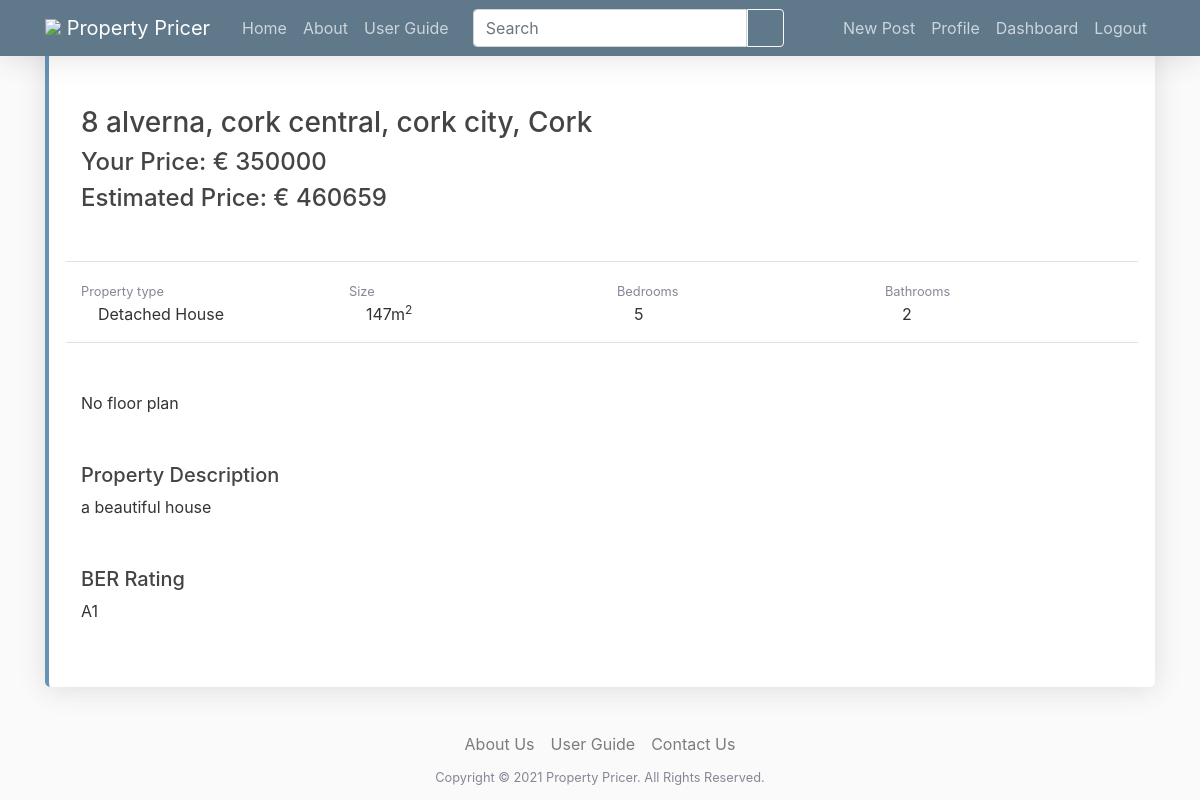
The app's page /post/1/ (signed in) with its own data.
### webpages/models.py (models this page shows, shortened)
class Post(models.Model):
    property_description = models.TextField(null=True, blank=True)
    address_line_1 = models.CharField(max_length=255, verbose_name="Street address")
    address_line_2 = models.CharField(max_length=255, null=True, blank=True, verbose_name="District or Townland")
    city = models.CharField(max_length=128, default='', verbose_name="City or town")
    county = models.CharField(max_length=128, default='', choices=COUNTY_CHOICES)
    floor_plan = models.ImageField(upload_to="floor_plan", null=True, blank=True)
    property_type = models.CharField(max_length=128, default='',
                                     choices=PROPERTY_TYPE_CHOICES)
    number_of_bedrooms = models.PositiveIntegerField()
    number_of_bathrooms = models.PositiveIntegerField()
    energy_rating = models.CharField(max_length=128, default='',
                                     choices=ENERGY_RATING_CHOICES)
    size = models.PositiveIntegerField(verbose_name="Size (m<sup>2</sup>)")
    date_posted = models.DateField(default=timezone.now)
    author = models.ForeignKey(User, related_name="user_posts", on_delete=models.CASCADE)
    price = models.PositiveIntegerField(null=True, blank=True, editable=True, verbose_name="Price (&euro;)")
    estimated_price = models.PositiveIntegerField(null=False, blank=True, editable=False)
    __original_price = None
    address = models.CharField(max_length=766, null=False, blank=True, editable=False)
    def __str__(self):
        return self.address

### webpages/views.py (the view)
# urls.py: path('post/<int:pk>/', PostDetailView.as_view(), name='post-detail'),
class PostDetailView(DetailView):
    model = Post

### templates/webpages/post_detail.html
{% extends "base.html" %}
{% block content %}
    {% include 'webpages/long_post.html' %}
{% endblock content %}

### templates/webpages/long_post.html (shortened to what this page needs)
<article class="media content-section">
    <div class="media-body w-50">
        <div class="article-metadata">
            <a class="mr-2" href="{% url 'profile-page' post.author.username %}">{{ post.author }}</a>
            <small class="text-muted my-auto">{{ post.date_posted|date:"F d, Y" }}</small>
            {% url 'post-detail' object.id as post_url %}
            {% if request.get_full_path == post_url and object.author == user%}
                <div class="float-right">
                    <a class="btn-info btn-sm py-2 px-4" href="{% url 'post-update' object.id %}">Edit</a>
                    <a class="btn-danger btn-sm py-2 px-4" href="{% url 'post-delete' object.id %}">Delete</a>
                </div>
            {% endif %}
        </div>
        <h3 class="article-title mt-5"><a class="article-title" href="{% url 'post-detail' post.id %}">{{ post }}</a></h3>
        {% if post.price %}
        <h4>Your Price:  € {{ post.price }}</h4>
        <h4>Estimated Price: € {{ post.estimated_price }}</h4>
        {% else %}
        <h4>Your Price: POA</h4>
        <h4>Estimated Price: € {{ post.estimated_price }}</h4>
        {% endif %}
        <div class="row my-5 border-top border-bottom py-3">
            <div class="col-md-3 my-auto">
                <small>Property type</small>
                <div><i class="fas fa-home"></i> {{ post.property_type }}</div>
            </div>
            <div class="col-md-3 my-auto">
                <small>Size</small>
                <div><i class="fas fa-home"></i> {{ post.size }}m<sup>2</sup></div>
            </div>
            <div class="col-md-3 my-auto">
                <small>Bedrooms</small>
                <div><i class="fas fa-bed"></i> {{ post.number_of_bedrooms }}</div>
            </div>
            <div class="col-md-3 my-auto">
                <small>Bathrooms</small>
                <div><i class="fas fa-bath"></i> {{ post.number_of_bathrooms }}</div>
            </div>
        </div>
        <div class="my-5">
            {% if post.floor_plan %}
            <h5>Floor Plan</h5>
            <img src="{{ post.floor_plan.url }}" />
            {% else %}
            <p>No floor plan</p>
            {% endif %}
        </div>
        <div class="my-5">
            <h5>Property Description</h5>
            {% if post.property_description %}
            <p class="article-content">{{ post.property_description }}</p>
            {% else %}
            <p>No property description</p>
            {% endif %}
        </div>
        <div class="my-5">
            {% if post.energy_rating %}
            <h5>BER Rating</h5>
            <p class="article-content">{{ post.energy_rating }}</p>
            {% else %}
            <p>No BER Rating</p>
            {% endif %}
        </div>
    </div>
</article>

### static/css/main.css (style rules this page uses)
body { background: #fafafa; color: #333333; }
h1, h2, h3, h4, h5, h6 { color: #444444; }
a { color: #438bbf; }
small, i { color: rgb(133, 135, 150); }
.content-section { background: #ffffff; padding: 1rem 2rem; border-radius: 0.35rem; margin-bottom: 20px; box-shadow: 0 .15rem 1.75rem 0 rgba(58,59,69,.15); border-left: .25rem solid #6493b5; }
.article-title { color: #444444; }
.article-content { white-space: pre-line; }
.article-metadata { padding-bottom: 4px; margin-bottom: 4px; border-bottom: 1px solid #e3e3e3 }

### records on screen
Post: address "8 alverna, cork central, cork city, Cork", price "350000", estimated_price "460659", property_type "Detached House", size "147", number_of_bedrooms "5", number_of_bathrooms "2", property_description "a beautiful house", energy_rating "A1"
